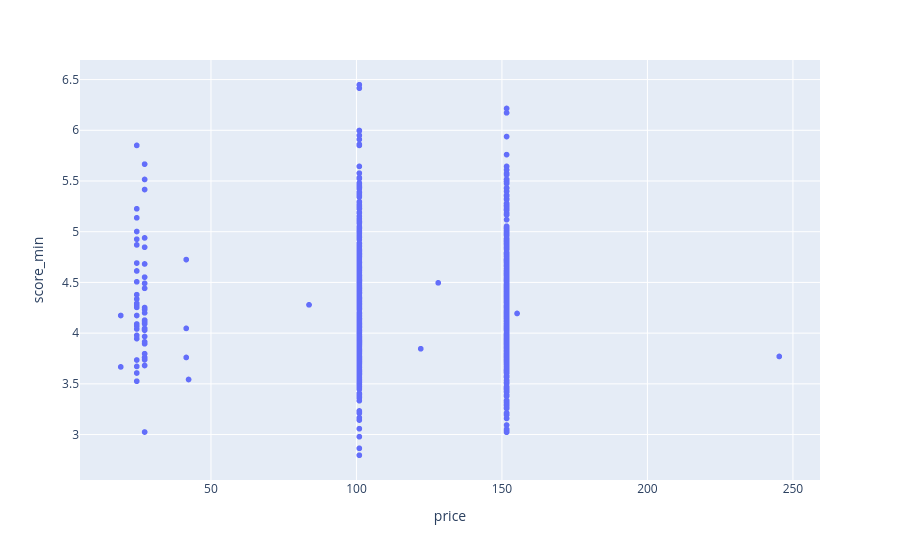

Here is the notebook cell this chart was saved with:
### Code cell
fig = px.scatter(price_df, x="price", y="score_min")
fig

### Figure 1 — Plotly figure (JSON) as saved in the notebook; plotly's stock layout.template omitted (floating-point values rounded to 4 significant figures; data arrays with more than 128 entries replaced by an {"elided": "..."} marker saying what was removed)
{"data": [{"hovertemplate": "price=%{x}<br>score_min=%{y}<extra></extra>", "legendgroup": "", "marker": {"color": "#636efa", "symbol": "circle"}, "mode": "markers", "name": "", "showlegend": false, "type": "scattergl", "x": {"elided": "1517 float values"}, "xaxis": "x", "y": {"elided": "1517 float values"}, "yaxis": "y"}], "layout": {"legend": {"tracegroupgap": 0}, "margin": {"t": 60}, "xaxis": {"anchor": "y", "domain": [0, 1], "title": {"text": "price"}}, "yaxis": {"anchor": "x", "domain": [0, 1], "title": {"text": "score_min"}}}}
